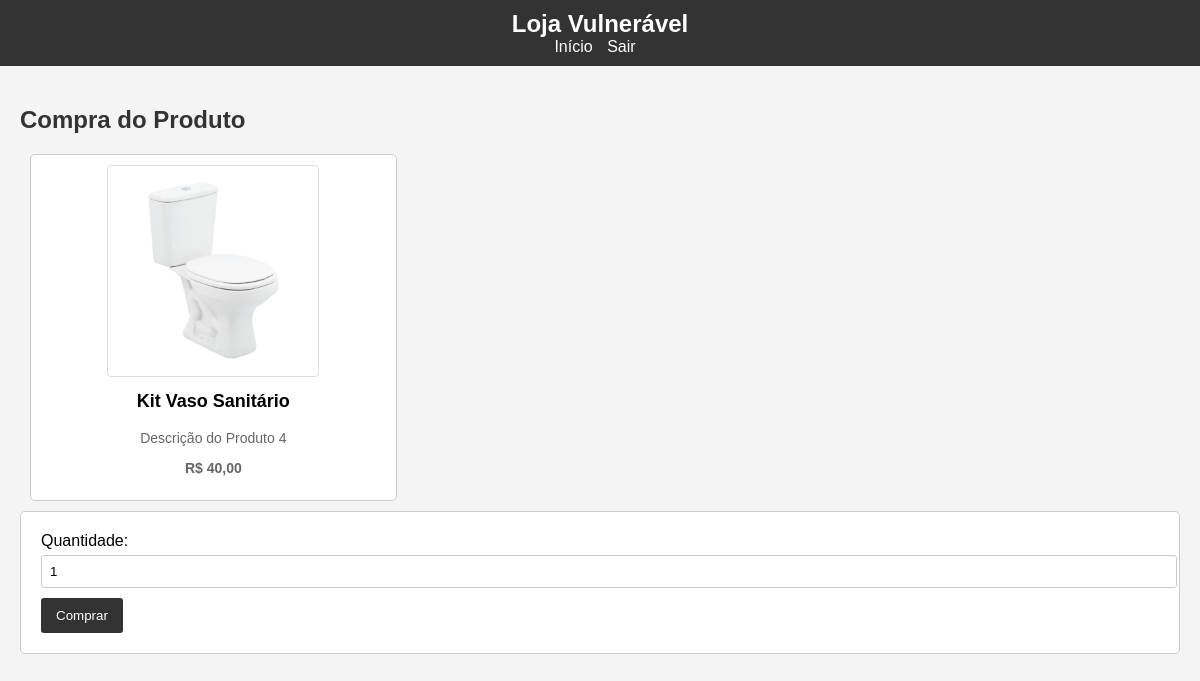
Screenshot of /compra/4 (signed in) with the database file from the repository.
### tables this page shows
CREATE TABLE produtos (
            id INTEGER PRIMARY KEY,
            nome TEXT,
            descricao TEXT,
            preco TEXT,
            imagem TEXT
        );

### app/compra.py (the view)
@bp.route('/compra/<int:produto_id>', methods=['GET', 'POST'])
def compra(produto_id):
    if not session.get('username'):
        return redirect(url_for('auth.login', next=url_for('compra.compra', produto_id=produto_id)))
    conn = sqlite3.connect('database.db')
    c = conn.cursor()
    c.execute('SELECT nome, descricao, preco, imagem FROM produtos WHERE id = ?', (produto_id,))
    produto = c.fetchone()
    conn.close()
    if request.method == 'POST':
        return redirect(url_for('views.index'))
    return render_template('compra.html', produto=produto)

### templates/compra.html
{% extends "base.html" %}
{% block content %}
<h2>Compra do Produto</h2>
<div class="product">
    <img src="{{ produto[3] }}" alt="{{ produto[0] }}">
    <h3>{{ produto[0] }}</h3>
    <p>{{ produto[1] }}</p>
    <p><strong>{{ produto[2] }}</strong></p>
</div>
<form method="POST">
    <label for="quantidade">Quantidade:</label>
    <input type="number" id="quantidade" name="quantidade" value="1" min="1" required>
    <input type="submit" value="Comprar">
</form>
{% endblock %}

### static/css/estilo.css (style rules this page uses)
body { font-family: Arial, sans-serif; background-color: #f4f4f4; margin: 0; padding: 0; }
h2 { color: #333; }
form { background-color: white; padding: 20px; border: 1px solid #ccc; border-radius: 5px; margin-bottom: 20px; }
label { display: block; margin-bottom: 5px; }
input[type="text"], input[type="password"], input[type="number"] { width: 100%; padding: 8px; margin-bottom: 10px; border: 1px solid #ccc; border-radius: 3px; }
input[type="submit"] { background-color: #333; color: white; padding: 10px 15px; border: none; border-radius: 3px; cursor: pointer; }
.product { background-color: white; border: 1px solid #ccc; border-radius: 5px; margin: 10px; padding: 10px; width: calc(33.333% - 20px); box-sizing: border-box; text-align: center; }
.product img { max-width: 100%; height: auto; width: 200px; height: 200px; border: 1px solid #ddd; border-radius: 4px; padding: 5px; }
.product h3 { margin-top: 10px; font-size: 18px; }
.product p { color: #666; font-size: 14px; }

### rows the page displays
produtos: imagem (picture), nome "Kit Vaso Sanitário", descricao "Descrição do Produto 4", preco "R$ 40,00"
